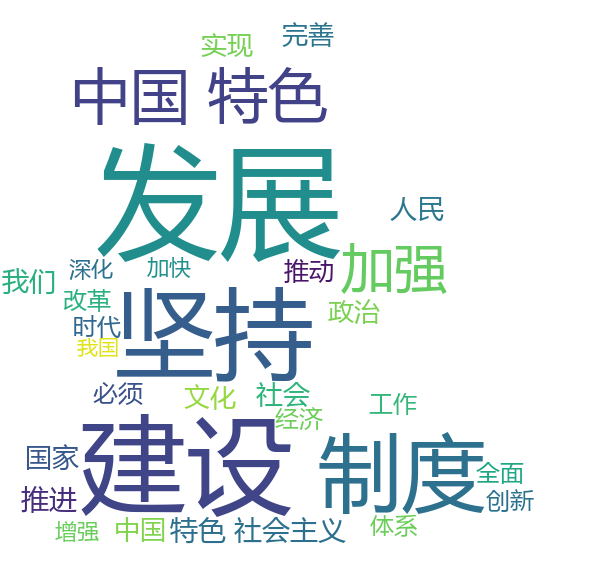

The Python source for this figure:
'''
@a作者
    TimiKays
@功能描述
    分析txt文件的内容，生成词云，并保存为png图片
'''

import jieba
import wordcloud
from imageio import imread

if __name__ == '__main__':
    all_words=''
    f=open('./zhenfu_cloud_data/新时代中国特色主义.txt',encoding='utf-8')
    for line in f:
        line=line.replace('\n','')
        wordsls=jieba.lcut(line)
        words=' '.join(wordsls)
        all_words=all_words+words+' '
    mk=imread('./zhenfu_cloud_data/cat.jpeg')
    w=wordcloud.WordCloud(
        font_path='msyh.ttc',
        background_color='white',
        width=1000,
        height=800,
        max_words=30,
        mask=mk

    )
    w.generate(all_words)

    w.to_file('zhenfu_cloud.png')
